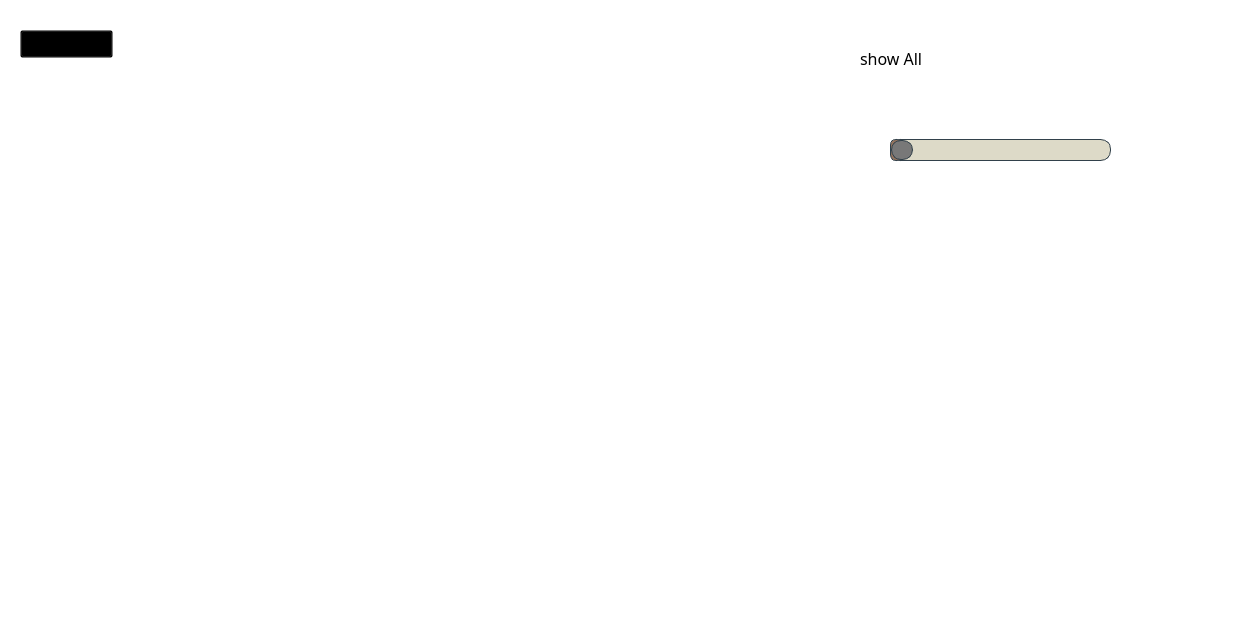
<?xml version="1.0" encoding="UTF-8"?>
<ui version="4.0">
 <class>Main_Menu</class>
 <widget class="QMainWindow" name="Main_Menu">
  <property name="geometry">
   <rect>
    <x>0</x>
    <y>0</y>
    <width>1254</width>
    <height>634</height>
   </rect>
  </property>
  <property name="windowTitle">
   <string>MainWindow</string>
  </property>
  <property name="styleSheet">
   <string notr="true">QWidget {
background-color: #00000000;

}</string>
  </property>
  <widget class="QWidget" name="centralwidget">
   <widget class="QLabel" name="background">
    <property name="geometry">
     <rect>
      <x>160</x>
      <y>60</y>
      <width>55</width>
      <height>16</height>
     </rect>
    </property>
    <property name="text">
     <string/>
    </property>
   </widget>
   <widget class="QScrollArea" name="scrollArea">
    <property name="geometry">
     <rect>
      <x>360</x>
      <y>140</y>
      <width>451</width>
      <height>301</height>
     </rect>
    </property>
    <property name="styleSheet">
     <string notr="true">QScrollArea {
background-color: #00000000;
border: 0px;

}</string>
    </property>
    <property name="verticalScrollBarPolicy">
     <enum>Qt::ScrollBarAlwaysOff</enum>
    </property>
    <property name="horizontalScrollBarPolicy">
     <enum>Qt::ScrollBarAlwaysOff</enum>
    </property>
    <property name="sizeAdjustPolicy">
     <enum>QAbstractScrollArea::AdjustToContentsOnFirstShow</enum>
    </property>
    <property name="widgetResizable">
     <bool>true</bool>
    </property>
    <widget class="QWidget" name="scrollAreaWidgetContents">
     <property name="geometry">
      <rect>
       <x>0</x>
       <y>0</y>
       <width>451</width>
       <height>301</height>
      </rect>
     </property>
     <property name="styleSheet">
      <string notr="true"/>
     </property>
    </widget>
   </widget>
   <widget class="QPushButton" name="pushButton_power">
    <property name="geometry">
     <rect>
      <x>20</x>
      <y>30</y>
      <width>93</width>
      <height>28</height>
     </rect>
    </property>
    <property name="cursor">
     <cursorShape>PointingHandCursor</cursorShape>
    </property>
    <property name="styleSheet">
     <string notr="true">QPushButton {
	border-image: url(:/pictures/img/powerOff.png);
}

QPushButton::hover {
	border-image: url(:/pictures/img/powerOff_hover.png);

}

QPushButton::pressed {
	border-image: url(:/pictures/img/powerOff_pressed.png);

}</string>
    </property>
    <property name="text">
     <string/>
    </property>
   </widget>
   <widget class="QSlider" name="horizontalSlider">
    <property name="geometry">
     <rect>
      <x>890</x>
      <y>80</y>
      <width>221</width>
      <height>141</height>
     </rect>
    </property>
    <property name="cursor">
     <cursorShape>PointingHandCursor</cursorShape>
    </property>
    <property name="styleSheet">
     <string notr="true">QSlider:focus {
  border: none;
}

QSlider::groove:horizontal {
  background: rgb(221, 218, 200);
  border: 1px solid #32414B;
  height:20px;
  margin: 0px;
  border-radius:10px;
}


QSlider::sub-page:horizontal {
  background: rgb(148, 116, 94);
  border: 1px solid #32414B;
  height: 20px;
  margin: 0px;
  border-radius:6px;
}


QSlider::handle:horizontal {
  background: #787878;
  border: 1px solid #32414B;
  width: 20px;
  height: 20px;
  margin:0px 0px;
  border-radius:10px;
}

QSlider::handle:horizontal:hover {
  background: rgb(0, 0, 0);
  border: 1px solid #148CD2;
}
</string>
    </property>
    <property name="maximum">
     <number>1</number>
    </property>
    <property name="value">
     <number>0</number>
    </property>
    <property name="orientation">
     <enum>Qt::Horizontal</enum>
    </property>
   </widget>
   <widget class="QLabel" name="label">
    <property name="geometry">
     <rect>
      <x>860</x>
      <y>50</y>
      <width>151</width>
      <height>16</height>
     </rect>
    </property>
    <property name="font">
     <font>
      <family>Futura Lt BT</family>
      <pointsize>12</pointsize>
     </font>
    </property>
    <property name="text">
     <string>show All</string>
    </property>
   </widget>
  </widget>
 </widget>
 <resources/>
 <connections/>
</ui>
